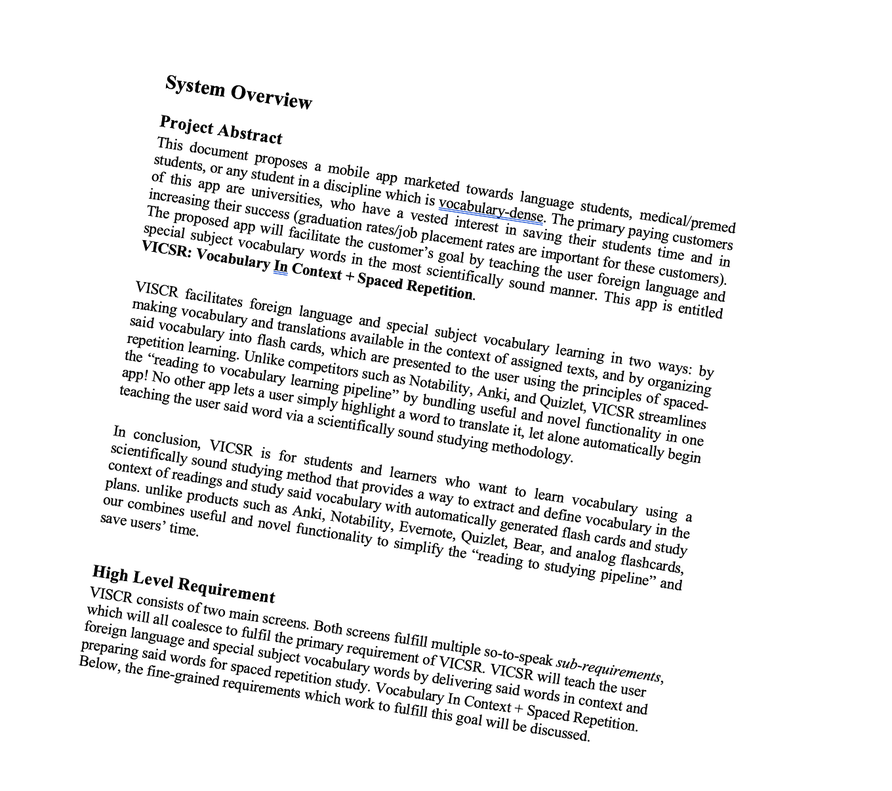
#> input picture pic-skewed.png, 892 x 791 px, shrunk from 1360 x 1206 before the run
$ python processImage.py --image pic-skewed.png
#> lines starting #> are read from the running program, lines starting #| are printed output that depends on the picture; after the words box and inside, x2 and y2 are one past the last pixel; in counts of white or black regions, pixels touching at a corner belong together; long printed decimals are rounded
import argparse

try:
    from PIL import Image  # PIL is the pillow
except ImportError:
    import Image
import pytesseract
from pytesseract import Output
import numpy as np
import cv2

# construct the argument parser and parse the arguments
ap = argparse.ArgumentParser()
ap.add_argument("-i", "--image", required=True, help="path to input image to be OCR'd")
args = vars(ap.parse_args())

img = cv2.imread(args["image"])
#> img is the input picture: shape (791, 892, 3); mean B, G, R 238.3, 238.2, 238.2


def get_skew_angle(image):

    # cv2.imshow("original", image)
    # cv2.waitKey(0)

    # https://becominghuman.ai/how-to-automatically-deskew-straighten-a-text-image-using-opencv-a0c30aed83df
    img_copy = image.copy()

    # convert to grayscale
    gray_img = cv2.cvtColor(img_copy, cv2.COLOR_BGR2GRAY)

    # blur edges
    blur_img = cv2.GaussianBlur(gray_img, (5, 5), 0)

    # binarization - apply threshold for black and white image
    thresh_img = cv2.threshold(blur_img, 0, 255, cv2.THRESH_BINARY_INV + cv2.THRESH_OTSU)[1]

    # dilate to remove noise
    # larger kernel on x axis to merge characters into one line, smaller on y axis to separate blocks of text
    kernel = cv2.getStructuringElement(cv2.MORPH_RECT, (30, 5))
    dilate_img = cv2.dilate(thresh_img, kernel, iterations=5)

    # find the contours
    contours, hierarchy = cv2.findContours(dilate_img, cv2.RETR_LIST, cv2.CHAIN_APPROX_SIMPLE)
    contours = sorted(contours, key=cv2.contourArea, reverse=True)

    # get largest contour and surround in min box area
    largest_contour = contours[0]
    minAreaReact = cv2.minAreaRect(largest_contour)

    # get angle
    angle = minAreaReact[-1]
    print("angle: " + str(angle))
    if angle < -45.0:
        angle = 90.0 + angle
    skew_angle = -1.0 * angle
    return skew_angle


# rotate the image
def rotate_image(angle):
    straight_img = img.copy()
    (h, w) = straight_img.shape[:2]
    center = (w // 2, h // 2)
    M = cv2.getRotationMatrix2D(center, (angle * -1.0), 1.0)
    straight_img = cv2.warpAffine(straight_img, M, (w, h), flags=cv2.INTER_CUBIC, borderMode=cv2.BORDER_REPLICATE)
    return straight_img


skew = get_skew_angle(img)
#> in get_skew_angle, `thresh_img = cv2.threshold(blur_img, 0, 255, cv2.THRESH_BINARY_INV + c..`:
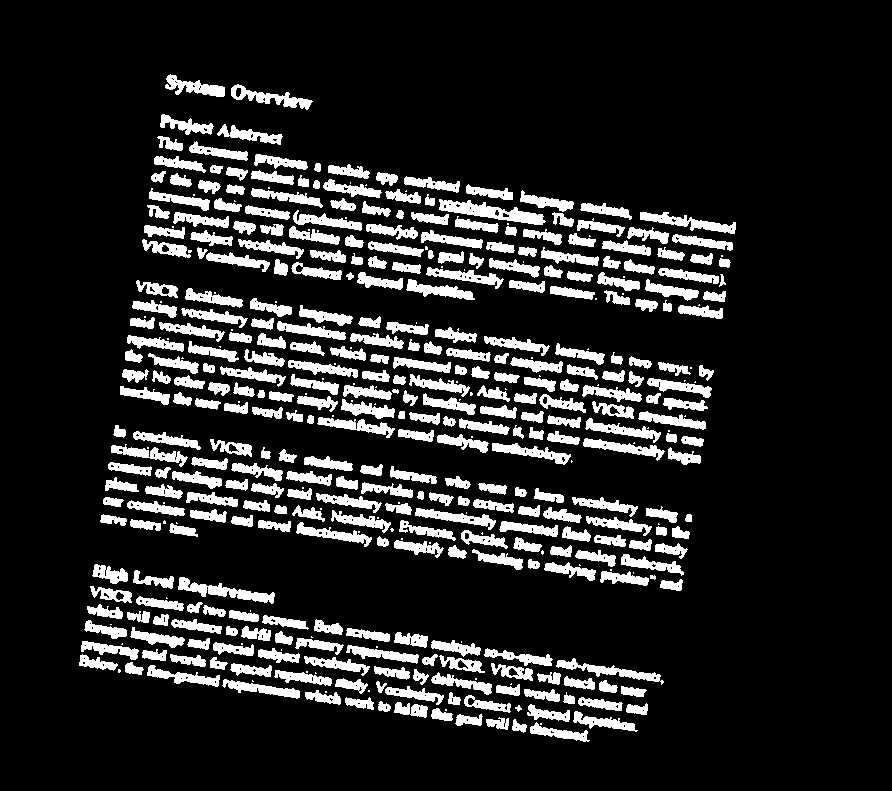
#> thresh_img: shape (791, 892); 14.6% white; 438 white regions (95 under 20 px), largest, box (x1, y1, x2, y2) and area: (439, 199, 546, 225) 1152, (178, 577, 275, 604) 892, (640, 212, 736, 234) 806
#> in get_skew_angle, `dilate_img = cv2.dilate(thresh_img, kernel, iterations=5)`:
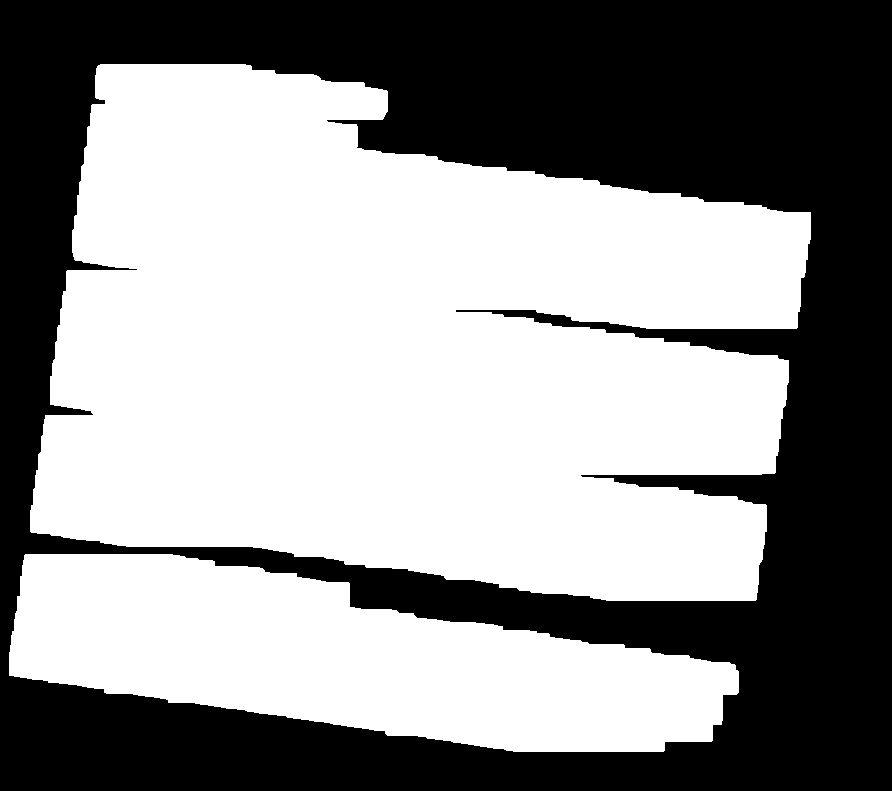
#> dilate_img: shape (791, 892); 56.5% white; 1 black region
#> in get_skew_angle, `contours, hierarchy = cv2.findContours(dilate_img, cv2.RETR_LIST, cv2...`: contours = 2 contours; box (x1, y1, x2, y2) and area: (30, 64, 811, 601) 308502, (9, 554, 739, 752) 87748
#> in get_skew_angle, `largest_contour = contours[0]`: largest_contour = contour of 571 points, box (x1, y1, x2, y2) (30, 64, 811, 601), area 308502
#> in get_skew_angle, `minAreaReact = cv2.minAreaRect(largest_contour)`: minAreaReact = ((424.9, 340.5), (494.6, 732.3), -81.6)
#> in get_skew_angle, `angle = minAreaReact[-1]`: angle = -81.6
#| angle: -81.597
#> in get_skew_angle, `angle = 90.0 + angle`: angle = 8.4
#> in get_skew_angle, `skew_angle = -1.0 * angle`: skew_angle = -8.4
#> skew = -8.4
if -93 <= skew <= -87:
    final_img = img
else:
    final_img = rotate_image(skew)
#> in rotate_image, `M = cv2.getRotationMatrix2D(center, (angle * -1.0), 1.0)`: M = [[0.989, 0.146, -52.94], [-0.146, 0.989, 69.42]]
#> in rotate_image, `straight_img = cv2.warpAffine(straight_img, M, (w, h), flags=cv2.INTER..`:
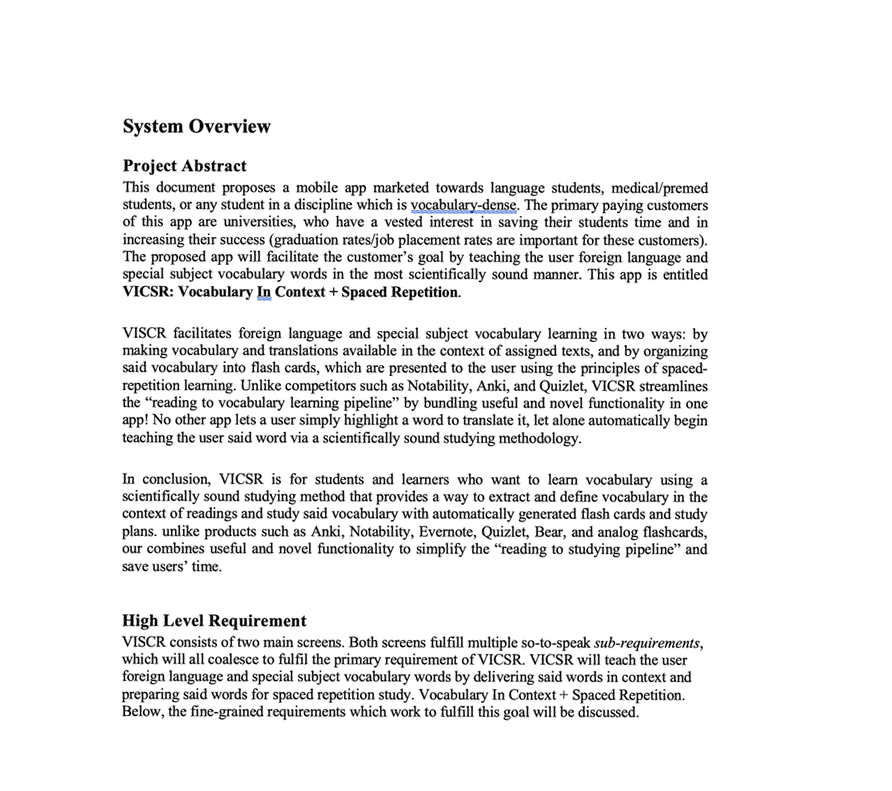
#> straight_img: shape (791, 892, 3); mean B, G, R 237.9, 237.9, 237.8


# https://dev.to/zirkelc/extract-highlighted-text-from-a-book-using-python-e15


def reduce_noise(image):
    kernel = cv2.getStructuringElement(cv2.MORPH_RECT, (3, 3))
    denoised_img = cv2.morphologyEx(image, cv2.MORPH_OPEN, kernel, iterations=1)
    return denoised_img


def gen_word_boxes(image):
    boundary_list = []
    img_hsv = cv2.cvtColor(image, cv2.COLOR_BGR2HSV)
    gray_img = img_hsv[:, :, 2]
    out_img = cv2.adaptiveThreshold(gray_img, 255, cv2.ADAPTIVE_THRESH_GAUSSIAN_C, cv2.THRESH_BINARY, 31, 22)

    # tess_config = '--tessdata-dir "/usr/local/Cellar/tesseract/5.1.0/share/tessdata/"'
    # pytesseract.pytesseract.tesseract_cmd("/usr/local/Cellar/tesseract/5.1.0/share/tessdata/")

    d = pytesseract.image_to_data(out_img, output_type=Output.DICT)
    n_boxes = len(d['text'])
    for i in range(n_boxes):
        if int(float(d['conf'][i])) > 60:
            boundary = (d['left'][i], d['top'][i], d['width'][i], d['height'][i])
            word = d['text'][i]
            boundary_list.append((word, boundary))
    return boundary_list


def check_highlight_amount(image, item: tuple):
    boundary = item[1]
    cropped = image[boundary[1]:(boundary[3]+boundary[1]), boundary[0]:(boundary[2]+boundary[0])]
    lower_values = np.array([0, 75, 150])
    upper_values = np.array([180, 255, 255])
    hsv_img = cv2.cvtColor(cropped, cv2.COLOR_BGR2HSV)
    hsv_mask = cv2.inRange(hsv_img, lower_values, upper_values)

    ratio = cv2.countNonZero(hsv_mask) / (cropped.size / 3)
    return np.round(ratio * 100, 2)


def get_output(image):
    boundary_list = gen_word_boxes(image)
#> in gen_word_boxes, `img_hsv = cv2.cvtColor(image, cv2.COLOR_BGR2HSV)`: img_hsv: shape (791, 892, 3); mean H, S, V 0.1, 0.1, 237.9
#> in gen_word_boxes, `out_img = cv2.adaptiveThreshold(gray_img, 255, cv2.ADAPTIVE_THRESH_GAU..`:
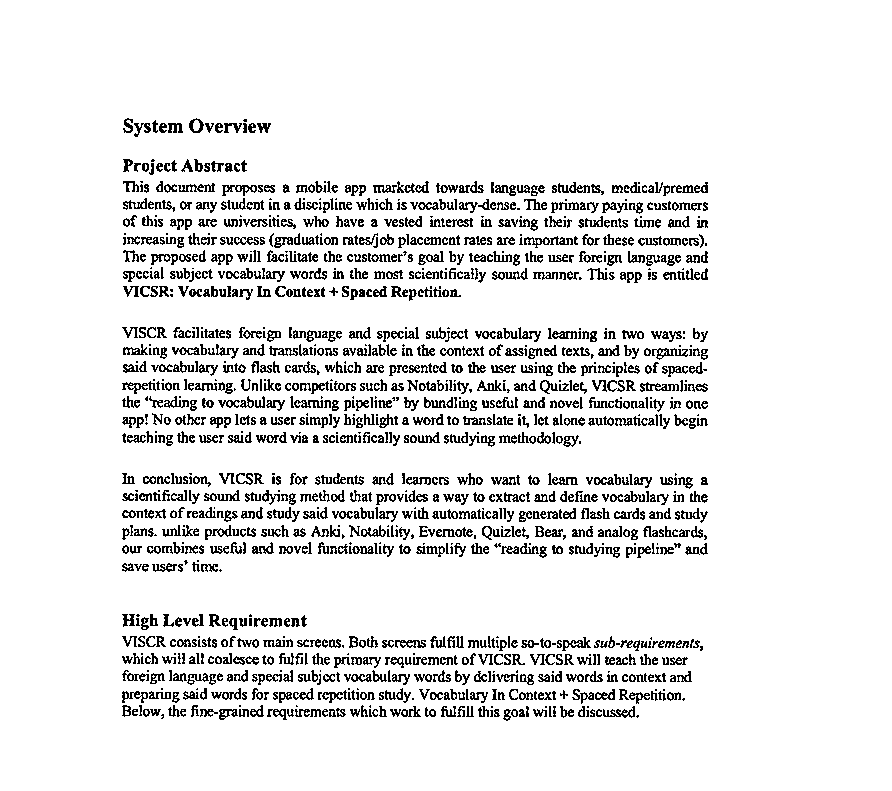
#> out_img: shape (791, 892); 91.1% white; black in thin lines or dots, all inside (x1, y1, x2, y2) = (122, 118, 708, 721)
    text_list = []
    for i in boundary_list:
        if check_highlight_amount(image, i) >= 50.0:
            text_list.append(i[0])
            print(i[0])

get_output(final_img)
#> (the call stopped at in gen_word_boxes, `d = pytesseract.image_to_data(out_img, output_type=Output.DICT)`: pytesseract is not available in this run)

$ run again, on highlight.png
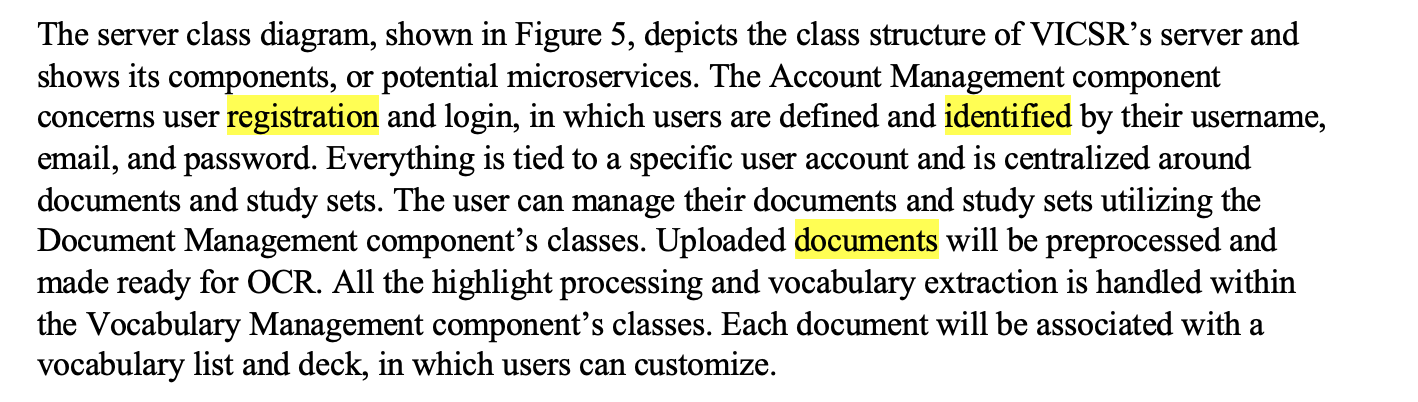
#> input picture highlight.png, 1418 x 402 px
#> img is the input picture: shape (402, 1418, 3); mean B, G, R 218, 222.1, 222.1
#> in get_skew_angle, `thresh_img = cv2.threshold(blur_img, 0, 255, cv2.THRESH_BINARY_INV + c..`:
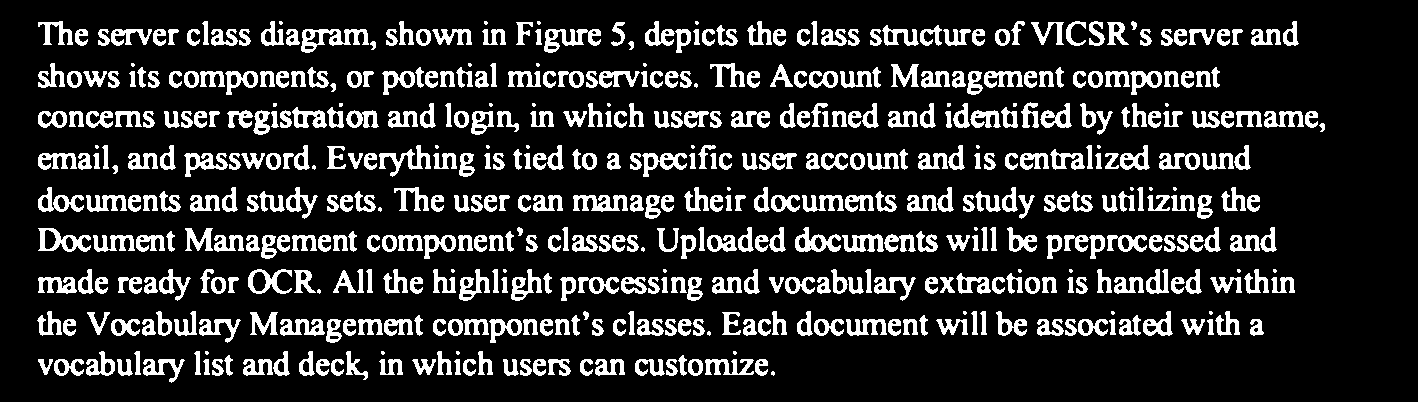
#> thresh_img: shape (402, 1418); 16.9% white; 528 white regions (49 under 20 px), largest, box (x1, y1, x2, y2) and area: (301, 29, 369, 53) 739, (544, 29, 601, 53) 633, (573, 195, 628, 212) 568
#> dilate_img: shape (402, 1418); 85% white; 15 black regions (1 under 20 px)
#> contours = 11 contours, 1 with area under 20; largest, box (x1, y1, x2, y2) and area: (0, 11, 1400, 393) 482554, (790, 137, 889, 144) 358, (570, 345, 612, 350) 158, (546, 179, 574, 186) 150, (1101, 221, 1128, 226) 100
#> largest_contour = contour of 154 points, box (x1, y1, x2, y2) (0, 11, 1400, 393), area 482554
#> minAreaReact = ((699.5, 201.5), (381, 1399), -90)
#> in get_skew_angle, `angle = minAreaReact[-1]`: angle = -90
#| angle: -90.0
#> in get_skew_angle, `angle = 90.0 + angle`: angle = 0
#> M = [[1, 0, 0], [0, 1, 0]]
#> img_hsv: shape (402, 1418, 3); mean H, S, V 0.8, 4.5, 222.1
#> in gen_word_boxes, `out_img = cv2.adaptiveThreshold(gray_img, 255, cv2.ADAPTIVE_THRESH_GAU..`:
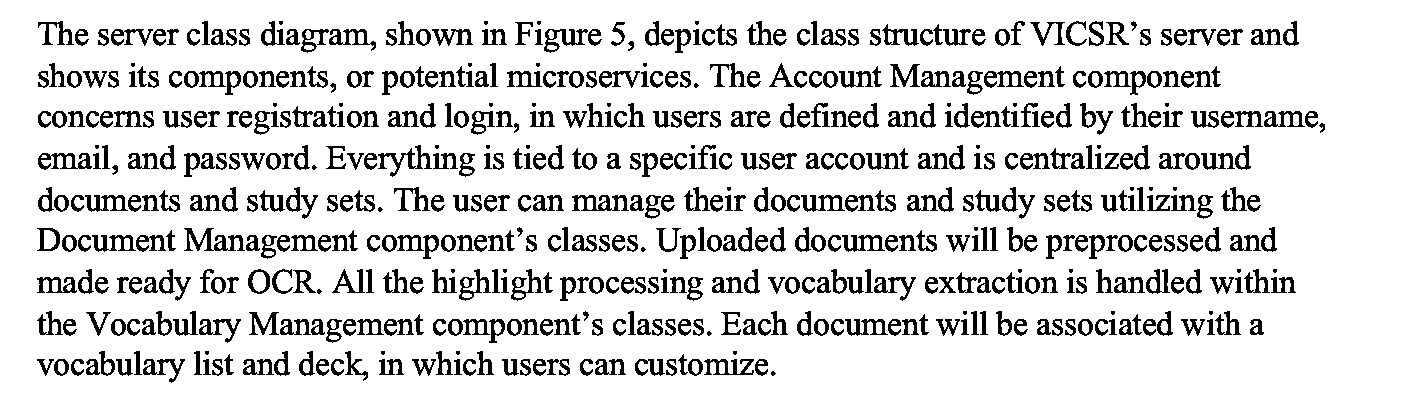
#> out_img: shape (402, 1418); 85.6% white; 595 black regions (49 under 20 px), largest, box (x1, y1, x2, y2) and area: (184, 228, 245, 251) 559, (378, 145, 432, 177) 466, (572, 195, 629, 211) 466
